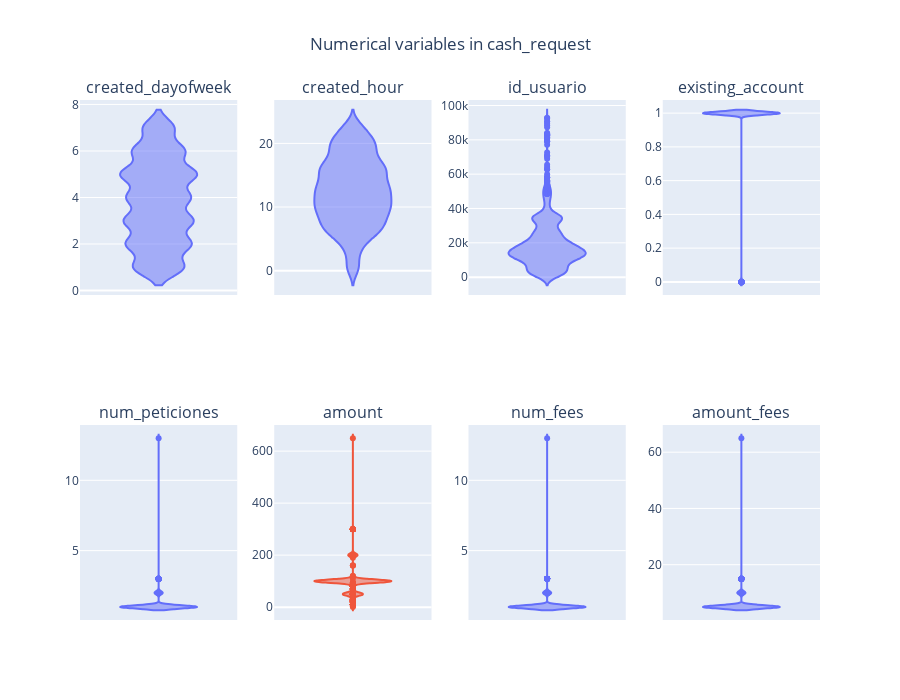

This figure's notebook cell:
### Code cell
columnas_numericas = df.describe().columns.tolist()
df = df

# We want a subplot for every column
total_subplots = len(columnas_numericas)
cols = 4
rows = (total_subplots // cols) if (total_subplots % cols == 0) else (total_subplots // cols) + 1

# The name of the list will be the subplot title
subplot_titles = [c for c in columnas_numericas]

# Setup subplots
specs = [[{'type':'violin'}] * cols] * rows
fig = make_subplots(
        rows=rows,
        cols=cols,
        subplot_titles=subplot_titles,
        specs=specs,
        print_grid=False)

data = []
for i, c in enumerate(columnas_numericas):
    # basic math to get col and row
    row = i // cols + 1
    col = i % (cols) + 1
    color=px.colors.qualitative.Plotly[1] if (c=='amount') else px.colors.qualitative.Plotly[0]
    data.append(go.Violin(y=df[c], showlegend=False, marker=dict(color=color)))

fig.add_traces(data, rows=[1, 1, 1, 1, 2, 2, 2, 2], cols=[1, 2, 3, 4, 1, 2, 3, 4])

# yaxis_names = sorted(['yaxis'] + [axis_name for axis_name in fig.layout._subplotid_props if 'yaxis' in axis_name])[:cols]
# yaxis_layout_dict = {yaxis_name:dict(title=columnas_numericas[i]) for i, yaxis_name in enumerate(yaxis_names)}
# fig.update_layout(yaxis_layout_dict)

fig.update_xaxes(showticklabels=False)

fig.update_layout(title="Numerical variables in cash_request", title_x=0.5, autosize=True, height=700)

fig.show()

### Figure 1 — Plotly figure (JSON) as saved in the notebook; plotly's stock layout.template omitted (floating-point values rounded to 4 significant figures; data arrays with more than 128 entries replaced by an {"elided": "..."} marker saying what was removed)
{"data": [{"marker": {"color": "#636EFA"}, "showlegend": false, "type": "violin", "xaxis": "x", "y": {"elided": "3060 int values"}, "yaxis": "y"}, {"marker": {"color": "#636EFA"}, "showlegend": false, "type": "violin", "xaxis": "x2", "y": {"elided": "3060 int values"}, "yaxis": "y2"}, {"marker": {"color": "#636EFA"}, "showlegend": false, "type": "violin", "xaxis": "x3", "y": {"elided": "3060 int values"}, "yaxis": "y3"}, {"marker": {"color": "#636EFA"}, "showlegend": false, "type": "violin", "xaxis": "x4", "y": {"elided": "3060 int values"}, "yaxis": "y4"}, {"marker": {"color": "#636EFA"}, "showlegend": false, "type": "violin", "xaxis": "x5", "y": {"elided": "3060 int values"}, "yaxis": "y5"}, {"marker": {"color": "#EF553B"}, "showlegend": false, "type": "violin", "xaxis": "x6", "y": {"elided": "3060 int values"}, "yaxis": "y6"}, {"marker": {"color": "#636EFA"}, "showlegend": false, "type": "violin", "xaxis": "x7", "y": {"elided": "3060 int values"}, "yaxis": "y7"}, {"marker": {"color": "#636EFA"}, "showlegend": false, "type": "violin", "xaxis": "x8", "y": {"elided": "3060 int values"}, "yaxis": "y8"}], "layout": {"annotations": [{"font": {"size": 16}, "showarrow": false, "text": "created_dayofweek", "x": 0.1062, "xanchor": "center", "xref": "paper", "y": 1, "yanchor": "bottom", "yref": "paper"}, {"font": {"size": 16}, "showarrow": false, "text": "created_hour", "x": 0.3688, "xanchor": "center", "xref": "paper", "y": 1, "yanchor": "bottom", "yref": "paper"}, {"font": {"size": 16}, "showarrow": false, "text": "id_usuario", "x": 0.6313, "xanchor": "center", "xref": "paper", "y": 1, "yanchor": "bottom", "yref": "paper"}, {"font": {"size": 16}, "showarrow": false, "text": "existing_account", "x": 0.8938, "xanchor": "center", "xref": "paper", "y": 1, "yanchor": "bottom", "yref": "paper"}, {"font": {"size": 16}, "showarrow": false, "text": "num_peticiones", "x": 0.1062, "xanchor": "center", "xref": "paper", "y": 0.375, "yanchor": "bottom", "yref": "paper"}, {"font": {"size": 16}, "showarrow": false, "text": "amount", "x": 0.3688, "xanchor": "center", "xref": "paper", "y": 0.375, "yanchor": "bottom", "yref": "paper"}, {"font": {"size": 16}, "showarrow": false, "text": "num_fees", "x": 0.6313, "xanchor": "center", "xref": "paper", "y": 0.375, "yanchor": "bottom", "yref": "paper"}, {"font": {"size": 16}, "showarrow": false, "text": "amount_fees", "x": 0.8938, "xanchor": "center", "xref": "paper", "y": 0.375, "yanchor": "bottom", "yref": "paper"}], "autosize": true, "height": 700, "title": {"text": "Numerical variables in cash_request", "x": 0.5}, "xaxis": {"anchor": "y", "domain": [0, 0.2125], "showticklabels": false}, "xaxis2": {"anchor": "y2", "domain": [0.2625, 0.475], "showticklabels": false}, "xaxis3": {"anchor": "y3", "domain": [0.525, 0.7375], "showticklabels": false}, "xaxis4": {"anchor": "y4", "domain": [0.7875, 1], "showticklabels": false}, "xaxis5": {"anchor": "y5", "domain": [0, 0.2125], "showticklabels": false}, "xaxis6": {"anchor": "y6", "domain": [0.2625, 0.475], "showticklabels": false}, "xaxis7": {"anchor": "y7", "domain": [0.525, 0.7375], "showticklabels": false}, "xaxis8": {"anchor": "y8", "domain": [0.7875, 1], "showticklabels": false}, "yaxis": {"anchor": "x", "domain": [0.625, 1]}, "yaxis2": {"anchor": "x2", "domain": [0.625, 1]}, "yaxis3": {"anchor": "x3", "domain": [0.625, 1]}, "yaxis4": {"anchor": "x4", "domain": [0.625, 1]}, "yaxis5": {"anchor": "x5", "domain": [0, 0.375]}, "yaxis6": {"anchor": "x6", "domain": [0, 0.375]}, "yaxis7": {"anchor": "x7", "domain": [0, 0.375]}, "yaxis8": {"anchor": "x8", "domain": [0, 0.375]}}}
